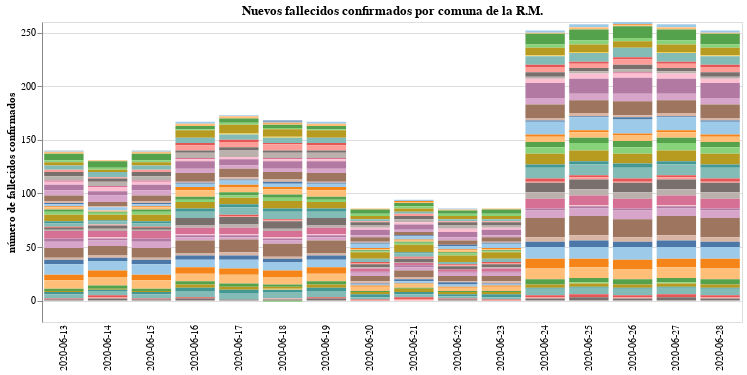

Notebook code cell kept with this figure:
### Markdown cell above
# Evolución de nuevos fallecidos confirmados por comuna (interpolación)

### Code cell
#collapse-hide
new_county_deaths_RM = county_deaths_RM.diff().drop("2020-06-12")

#data in long form to plot it on altair
new_county_deaths_RM_long_form = new_county_deaths_RM.drop(columns="Total").reset_index().melt("Fecha", var_name="Comuna", value_name="Fallecidos confirmados")
#plot the data
input_dropdown = alt.binding_select(options=new_county_deaths_RM_long_form['Comuna'].unique())
selection1 = alt.selection_single(fields=['Comuna'], bind=input_dropdown, name=' ')
selection2 = alt.selection_multi(fields=['Comuna'], on='mouseover')

color = alt.condition(selection1 | selection2,
                    alt.Color('Comuna:N', scale=alt.Scale(scheme='tableau20'), legend=None),
                    alt.value('lightgray'))

bars1 = alt.Chart(new_county_deaths_RM_long_form.fillna(0)).mark_bar().encode(
    x=alt.X("Fecha", axis=alt.Axis(title="", domain=False, tickSize=0)),
    y=alt.Y("Fallecidos confirmados", axis=alt.Axis(title="número de fallecidos confirmados")),
    tooltip = ["Fecha", "Comuna", "Fallecidos confirmados"],
    color = color
).properties(
    title="Nuevos fallecidos confirmados por comuna de la R.M.",
    width=700).add_selection(
    selection1, selection2
).transform_filter(
    selection1
)

bars1

### Figure 1 — Vega-Lite specification as saved in the notebook (floating-point values rounded to 4 significant figures; data arrays with more than 128 entries replaced by an {"elided": "..."} marker saying what was removed)
{"config": {"view": {"continuousWidth": 400, "continuousHeight": 300}}, "data": {"name": "data-3b3a635cd577ae75b0a6c1848e39ef73"}, "mark": "bar", "encoding": {"color": {"condition": {"type": "nominal", "field": "Comuna", "legend": null, "scale": {"scheme": "tableau20"}, "selection": {"or": [" ", "selector003"]}}, "value": "lightgray"}, "tooltip": [{"type": "nominal", "field": "Fecha"}, {"type": "nominal", "field": "Comuna"}, {"type": "quantitative", "field": "Fallecidos confirmados"}], "x": {"type": "nominal", "axis": {"domain": false, "tickSize": 0, "title": ""}, "field": "Fecha"}, "y": {"type": "quantitative", "axis": {"title": "número de fallecidos confirmados"}, "field": "Fallecidos confirmados"}}, "selection": {" ": {"type": "single", "fields": ["Comuna"], "bind": {"input": "select", "options": ["Alhue", "Buin", "Calera de Tango", "Cerrillos", "Cerro Navia", "Colina", "Conchali", "Curacavi", "El Bosque", "El Monte", "Estacion Central", "Huechuraba", "Independencia", "Isla de Maipo", "La Cisterna", "La Florida", "La Granja", "La Pintana", "La Reina", "Lampa", "Las Condes", "Lo Barnechea", "Lo Espejo", "Lo Prado", "Macul", "Maipu", "Maria Pinto", "Melipilla", "Nunoa", "Padre Hurtado", "Paine", "Pedro Aguirre Cerda", "Penaflor", "Penalolen", "Pirque", "Providencia", "Pudahuel", "Puente Alto", "Quilicura", "Quinta Normal", "Recoleta", "Renca", "San Bernardo", "San Joaquin", "San Jose de Maipo", "San Miguel", "San Pedro", "San Ramon", "Santiago", "Talagante", "Tiltil", "Vitacura", "Desconocido Metropolitana"]}}, "selector003": {"type": "multi", "fields": ["Comuna"], "on": "mouseover"}}, "title": "Nuevos fallecidos confirmados por comuna de la R.M.", "transform": [{"filter": {"selection": " "}}], "width": 700, "$schema": "https://vega.github.io/schema/vega-lite/v4.8.1.json", "datasets": {"data-3b3a635cd577ae75b0a6c1848e39ef73": {"elided": "848 records"}}}
